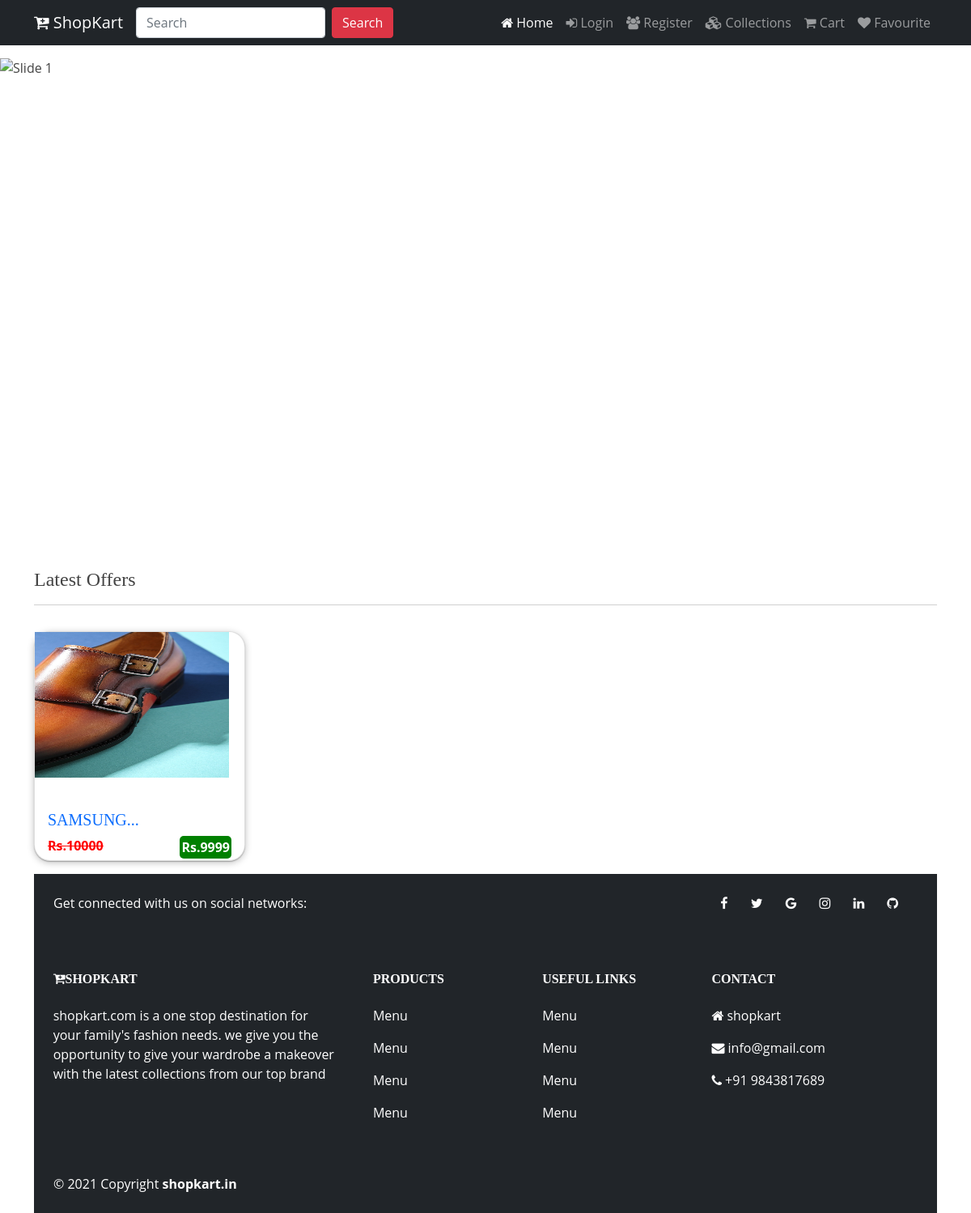
The page / on the database its author committed.
### shop/models.py (models this page shows, shortened)
class Product (models.Model):
    name=models.CharField(max_length=150,null=False,blank=False)
    vendor = models.CharField(max_length=150, null=False, blank=False)
    product_image=models.ImageField(upload_to=getfilename,null=True,blank=True)
    category = models.ForeignKey(Catagory, on_delete=models.CASCADE, default=True, null=False)
    quantity=models.IntegerField(null=False,blank=False)
    original_price = models.FloatField(null=False, blank=False)
    selling_price = models.FloatField(null=False, blank=False)
    description = models.TextField(max_length=500, null=False,blank=False)
    status=models.BooleanField(default=False,help_text="0-show,1-Hidden")
    trending = models.BooleanField(default=False, help_text="0-default,1-Trending")
    created_at=models.DateTimeField(auto_now_add=True)

### shop/views.py (the view)
# urls.py: 2. Add a URL to urlpatterns:  path('', views.home, name='home')
def home(request):
    products=Product.objects.filter(trending=1)
    return render(request,"shop/index.html",{"products":products})

### shop/templates/shop/index.html (shortened to what this page needs)
{% extends 'shop/layouts/main.html'%}
{% block content %}
<br>
<br>
<br>
{% include 'shop/inc/slider.html' %}
  <div class="container" style="margin-top:70px;">
      <div class="row">
          <div class="col-12">
              <h4 class="mb-3">Latest Offers</h4>
              <hr style="border-color:#b8bfc2;">
          </div>
           {% for item in products %}
                <div class="col-md-4 col-lg-3">
                    <div class="card my-3">
                        <img src="{{item.product_image.url}}" class="card-image-top" alt="Categories" height="180" width="240" >
                        <a href="{% url 'product_details' item.category.name item.name %}">
                            <br>
                        <div class="card-body">
                            <h5 class="card-title text-primary">{{item.name|slice:"0:19"}}...</h5>
                            <p class="card-text">
                                <span class="float-start old_price"><s>Rs.{{item.original_price | stringformat:'d'}}</s></span>
                                <span class="float-end new_price">Rs.{{item.selling_price | stringformat:'d'}}</span>
                            </p>
                        </div>
                        </a>
                    </div>
                </div>
                {% endfor %}
  </div>
{% endblock content %}

### shop/static/css/style.css (style rules this page uses)
body { font-family:'Noto Sans',sans-serif; }
a { text-decoration:none; }
.old_price { font-weight:bold; color:red; }
.new_price { font-weight:bold; background-color:green; color:white; padding: 2px; border-radius: 5px; margin-bottom: 2px; }
body { font-family: "Open Sans", sans-serif; color: #444444; }
a { color: #e43c5c; text-decoration: none; }
.card { background-color:#fff; position:relative; border-radius:20px; box-shadow: rgba(0, 0, 0, 0.25) 0px 0.0625em 0.0625em, rgba(0, 0, 0, 0.25) 0px 0.125em 0.5em, rgba(255, 255, 255, 0.1) 0px 0px 0px 1px inset; }
h1, h2, h3, h4, h5, h6 { font-family: cursive; }

### rows shown on the page
Product: product_image (picture), name "SAMSUNG", original_price "10000", selling_price "9999"
